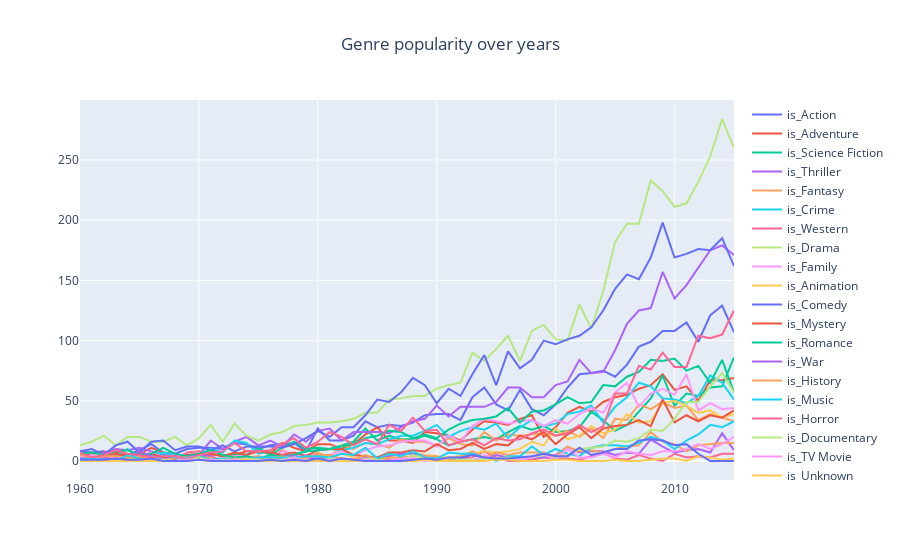

This figure's notebook cell:
### Code cell
genres_by_year = genres_fun()
plot_genres(genres_by_year)
